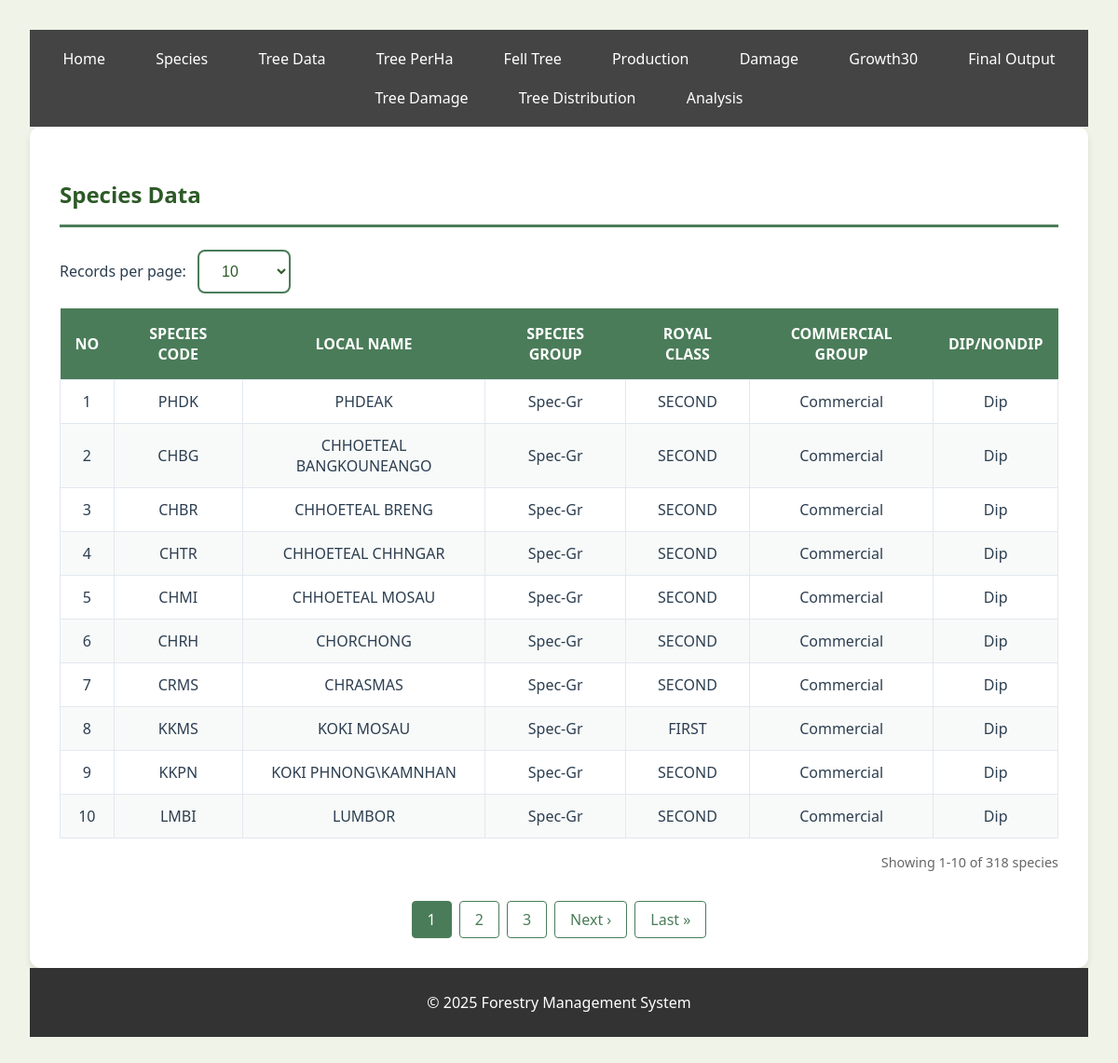
The app's page /species.php with its own data.
### tables this page shows
CREATE TABLE `species` (
  `No` int NOT NULL,
  `SPECODE` varchar(100) NOT NULL,
  `Local_name` varchar(100) NOT NULL,
  `Spec-Gr` int NOT NULL,
  `ROY_CLASS` varchar(100) NOT NULL,
  `COMM_Gr` varchar(100) NOT NULL,
  `Dip/NonDip` varchar(100) NOT NULL
);

### species.php (the view, shortened to what this page needs)
<?php
include 'php/navbar.php';
$servername = "localhost";
$username = "root";
$password = "";
$dbname = "forestdb";
$conn = new mysqli($servername, $username, $password, $dbname);
$records_per_page = isset($_POST['records_per_page']) ? (int)$_POST['records_per_page'] : 10;
$page = isset($_GET['page']) ? (int)$_GET['page'] : 1;
$offset = ($page - 1) * $records_per_page;
$sql = "SELECT
        No,
        SPECODE,
        Local_name,
        'Spec-Gr',
        ROY_CLASS,
        COMM_Gr,
        `Dip/NonDip`
    FROM SPECIES
    ORDER BY No
    LIMIT ? OFFSET ?";
$countSql = "SELECT COUNT(*) as total FROM SPECIES";
$total_result = $conn->query($countSql);
$total_row = $total_result->fetch_assoc();
$total_records = $total_row['total'];
$total_pages = ceil($total_records / $records_per_page);
$stmt = $conn->prepare($sql);
$stmt->bind_param("ii", $records_per_page, $offset);
$stmt->execute();
$result = $stmt->get_result();
?>
<!DOCTYPE html>
<html lang="en">
<head>
</head>
<body>
    <div class="container">
        <h3>Species Data</h3>
        <form method="POST" class="records-per-page">
            <label for="records_per_page">Records per page:</label>
            <select name="records_per_page" id="records_per_page" onchange="this.form.submit()">
                <option value="10" <?php echo $records_per_page == 10 ? 'selected' : ''; ?>>10</option>
            </select>
        </form>
        <table>
            <thead>
                <tr>
                    <th>No</th>
                    <th>Species Code</th>
                    <th>Local Name</th>
                    <th>Species Group</th>
                    <th>Royal Class</th>
                    <th>Commercial Group</th>
                    <th>Dip/NonDip</th>
                </tr>
            </thead>
            <tbody>
                <?php if ($result && $result->num_rows > 0): ?>
                    <?php while ($row = $result->fetch_assoc()): ?>
                        <tr>
                            <td><?php echo htmlspecialchars($row['No']); ?></td>
                            <td><?php echo htmlspecialchars($row['SPECODE']); ?></td>
                            <td><?php echo htmlspecialchars($row['Local_name']); ?></td>
                            <td><?php echo htmlspecialchars($row['Spec-Gr']); ?></td>
                            <td><?php echo htmlspecialchars($row['ROY_CLASS']); ?></td>
                            <td><?php echo htmlspecialchars($row['COMM_Gr']); ?></td>
                            <td><?php echo htmlspecialchars($row['Dip/NonDip']); ?></td>
                        </tr>
                    <?php endwhile; ?>
                <?php else: ?>
                    <tr>
                        <td colspan="7">No species data found</td>
                    </tr>
                <?php endif; ?>
            </tbody>
        </table>
        <?php if ($total_records > 0): ?>
            <div class="records-info">
                Showing <?php echo ($offset + 1); ?>-<?php echo min($offset + $records_per_page, $total_records); ?>
                of <?php echo $total_records; ?> species
            </div>
            <div class="pagination">
                <?php
                $pagination_range = 2;
                for ($i = max(1, $page - $pagination_range); $i <= min($total_pages, $page + $pagination_range); $i++):
                ?>
                    <?php if ($i == $page): ?>
                        <span class="active"><?php echo $i; ?></span>
                    <?php else: ?>
                        <a href="?page=<?php echo $i; ?>"><?php echo $i; ?></a>
                    <?php endif; ?>
                <?php endfor; ?>
                <?php if ($page < $total_pages): ?>
                    <a href="?page=<?php echo ($page + 1); ?>">Next &rsaquo;</a>
                    <a href="?page=<?php echo $total_pages; ?>">Last &raquo;</a>
                <?php endif; ?>
            </div>
        <?php endif; ?>
    </div>
    <footer>
        <p>&copy; 2025 Forestry Management System</p>
    </footer>
</body>
</html>

### php/navbar.php (shortened to what this page needs)
<nav>
    <a href="home.php">Home</a>
    <a href="species.php">Species</a>
    <a href="tree_data.php">Tree Data</a>
    <a href="tree_perha.php">Tree PerHa</a>
    <a href="fell_tree.php">Fell Tree</a>
    <div class="dropdown">
        <a href="#">Production</a>
    </div>
    <div class="dropdown">
        <a href="#">Damage</a>
    </div>
    <div class="dropdown">
        <a href="#">Growth30</a>
    </div>
    <div class="dropdown">
        <a href="#">Final Output</a>
    </div>
    <a href="DamageTable.php">Tree Damage</a>
    <a href="tree_distribution.php">Tree Distribution</a>
    <div class="dropdown">
        <a href="#">Analysis</a>
    </div>
</nav>

### species.php (style rules this page uses)
body { font-family: 'Segoe UI', Tahoma, Geneva, Verdana, sans-serif; background-color: #f0f4e8; padding: 2rem; margin: 0; color: #2c3e50; }
.container { max-width: 1400px; margin: 0 auto; background-color: white; border-radius: 12px; box-shadow: 0 4px 6px rgba(0, 0, 0, 0.1); padding: 2rem; }
h3 { color: #2d5a27; font-size: 1.5rem; margin-bottom: 1.5rem; border-bottom: 3px solid #4a7c59; padding-bottom: 1rem; }
nav { background: #444; color: #fff; padding: 10px; text-align: center; position: relative; }
nav a { color: #fff; text-decoration: none; margin: 0 15px; padding: 10px; display: inline-block; }
.dropdown { position: relative; display: inline-block; }
footer { background: #333; color: #fff; text-align: center; padding: 10px; }
select { width: 100%; padding: 12px 20px; font-size: 1rem; border: 2px solid #4a7c59; border-radius: 8px; background-color: white; color: #2d5a27; cursor: pointer; transition: all 0.3s ease; }
table { width: 100%; border-collapse: collapse; margin-bottom: 1rem; }
th { background-color: #4a7c59; color: white; padding: 1rem; text-align: center; font-weight: 600; text-transform: uppercase; }
td { padding: 0.75rem; text-align: center; border: 1px solid #e2e8f0; }
tr:nth-child(even) { background-color: #f8faf9; }
.pagination { display: flex; justify-content: center; gap: 0.5rem; margin-top: 2rem; }
.pagination a, .pagination span { padding: 0.5rem 1rem; border: 1px solid #4a7c59; border-radius: 4px; color: #4a7c59; text-decoration: none; transition: all 0.3s ease; }
.pagination .active { background-color: #4a7c59; color: white; }
.records-info { text-align: right; color: #666; font-size: 0.9rem; margin-top: 1rem; }
.records-per-page { margin-bottom: 1rem; }
.records-per-page select { max-width: 100px; margin-left: 0.5rem; }

### records on screen
species: No "1", SPECODE "PHDK", Local_name "PHDEAK", Spec "Spec-Gr", ROY_CLASS "SECOND", COMM_Gr "Commercial", value "Dip"
species: No "2", SPECODE "CHBG", Local_name "CHHOETEAL BANGKOUNEANGO", Spec "Spec-Gr", ROY_CLASS "SECOND", COMM_Gr "Commercial", value "Dip"
species: No "3", SPECODE "CHBR", Local_name "CHHOETEAL BRENG", Spec "Spec-Gr", ROY_CLASS "SECOND", COMM_Gr "Commercial", value "Dip"
species: No "4", SPECODE "CHTR", Local_name "CHHOETEAL CHHNGAR", Spec "Spec-Gr", ROY_CLASS "SECOND", COMM_Gr "Commercial", value "Dip"
species: No "5", SPECODE "CHMI", Local_name "CHHOETEAL MOSAU", Spec "Spec-Gr", ROY_CLASS "SECOND", COMM_Gr "Commercial", value "Dip"
species: No "6", SPECODE "CHRH", Local_name "CHORCHONG", Spec "Spec-Gr", ROY_CLASS "SECOND", COMM_Gr "Commercial", value "Dip"
species: No "7", SPECODE "CRMS", Local_name "CHRASMAS", Spec "Spec-Gr", ROY_CLASS "SECOND", COMM_Gr "Commercial", value "Dip"
species: No "8", SPECODE "KKMS", Local_name "KOKI MOSAU", Spec "Spec-Gr", ROY_CLASS "FIRST", COMM_Gr "Commercial", value "Dip"
species: No "9", SPECODE "KKPN", Local_name "KOKI PHNONG\\KAMNHAN", Spec "Spec-Gr", ROY_CLASS "SECOND", COMM_Gr "Commercial", value "Dip"
species: No "10", SPECODE "LMBI", Local_name "LUMBOR", Spec "Spec-Gr", ROY_CLASS "SECOND", COMM_Gr "Commercial", value "Dip"

### other values on screen
$offset + 1 "1"
min($offset + $records_per_page, $total_records) "10"
$total_records "318"
